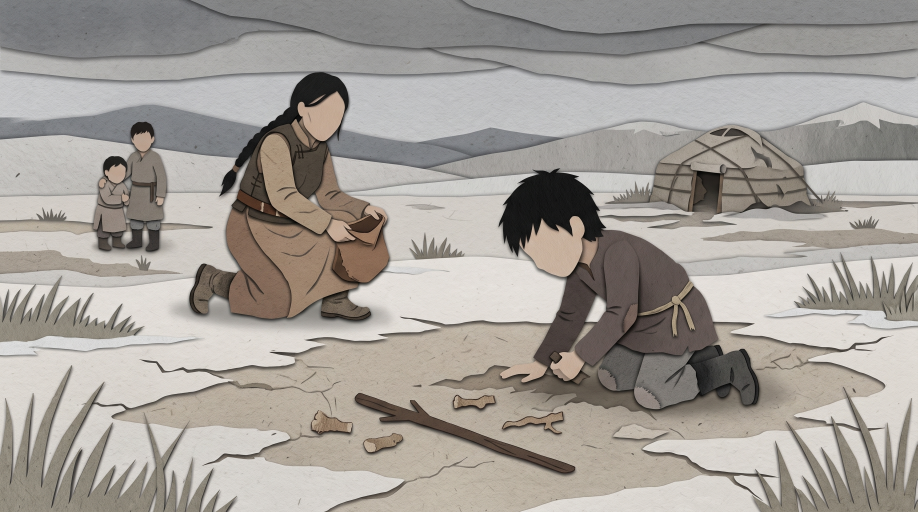
#> input picture assets/child_mother_source.jpeg, 2752 x 1536 px (shown at 1/3 size)
$ python -i scene.py   (imports and definitions only)
#> lines starting #> are read from the running program, lines starting #| are printed output that depends on the picture
from __future__ import annotations

from dataclasses import dataclass, field
import json
from pathlib import Path
from typing import Any

import cv2
import numpy as np


@dataclass(frozen=True)
class CameraSpec:
    focus: tuple[float, float] = (0.56, 0.43)
    push: float = 0.08
    truck: float = 0.040
    rise: float = 0.016
    sky_drift: float = 0.040


@dataclass(frozen=True)
class RegionSpec:
    name: str
    depth: float
    rect: tuple[float, float, float, float]
    label: str = "object"
    mask: Path | None = None
    motion: str = "camera"
    motion_strength: float = 1.0
    score: float = 1.0
    foreground_points: tuple[tuple[float, float], ...] = ()
    background_points: tuple[tuple[float, float], ...] = ()
    clip_polygon: tuple[tuple[float, float], ...] = ()


@dataclass(frozen=True)
class RenderSpec:
    width: int = 1280
    height: int = 720
    fps: int = 24
    duration: float = 6.0
    particles: int = 150
    motion_blur: float = 0.55


@dataclass(frozen=True)
class SceneSpec:
    source: Path
    clean_background: Path | None = None
    depth_map: Path | None = None
    mode: str = "dense"
    camera: CameraSpec = field(default_factory=CameraSpec)
    render: RenderSpec = field(default_factory=RenderSpec)
    regions: tuple[RegionSpec, ...] = ()


def _pairs(values: list[list[float]] | None) -> tuple[tuple[float, float], ...]:
    return tuple((float(x), float(y)) for x, y in (values or []))


# [120 lines left out: functions load_scene, read_bgr, read_depth, read_mask, _pixel, extract_mask, not called in this run]


def build_planes(scene: SceneSpec) -> tuple[np.ndarray, np.ndarray, list[tuple[RegionSpec, np.ndarray]]]:
    size = (scene.render.width, scene.render.height)
    source = read_bgr(scene.source, size)
    background = (
        read_bgr(scene.clean_background, size)
        if scene.clean_background is not None
        else source.copy()
    )
    planes: list[tuple[RegionSpec, np.ndarray]] = []
    for region in scene.regions:
        alpha = (
            read_mask(region.mask, size)
            if region.mask is not None
            else extract_mask(source, region)
        )
        rgba = cv2.cvtColor(source, cv2.COLOR_BGR2BGRA)
        rgba[:, :, 3] = alpha
        planes.append((region, rgba))
    return source, background, planes

>>> import cv2
>>> picture = cv2.imread('../assets/child_mother_source.jpeg', cv2.IMREAD_GRAYSCALE)
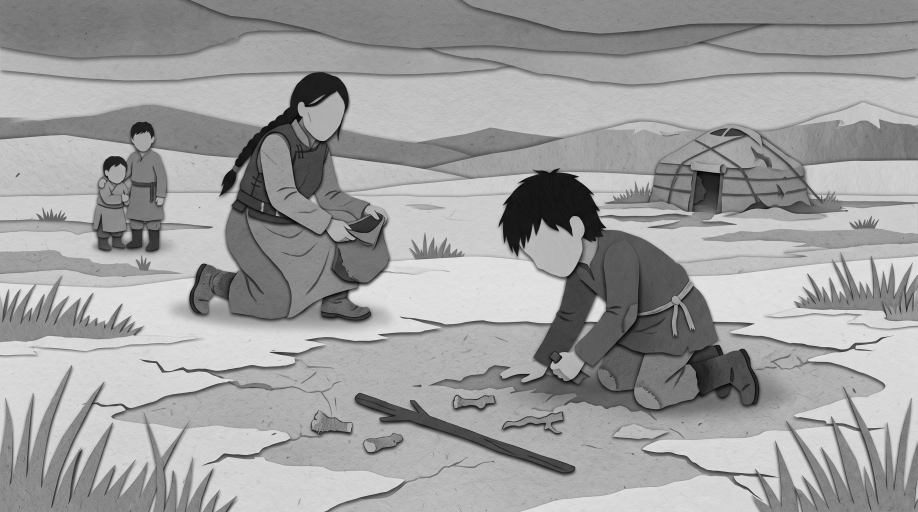
#> picture: shape (1536, 2752) (shown at 1/3 size); min 0, max 235, mean 159.1
#> (the run stopped early here; a loop or call above may not have finished)
